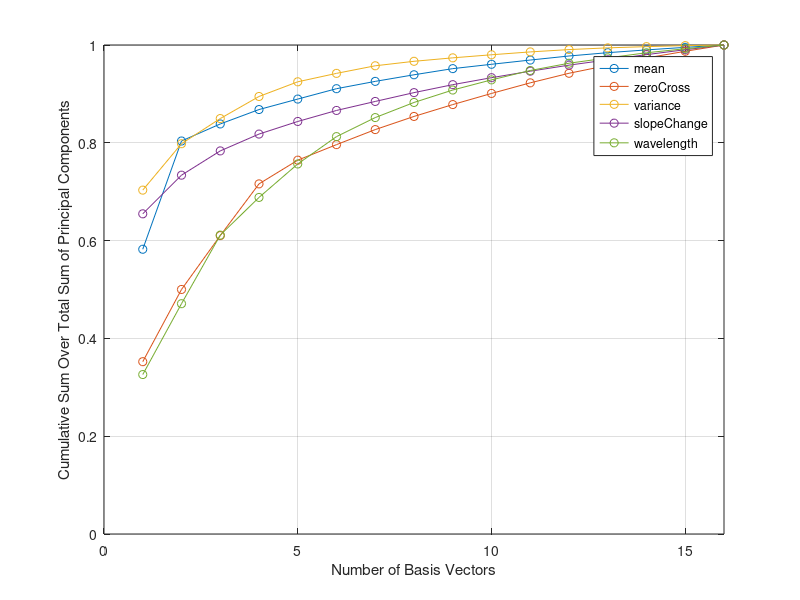

Write MATLAB code to recreate this figure.
%% Play around with PCA

clear; close all; clc;

%% Import
load crouch_featurized1.mat
load fastWalk_featurized1.mat
load slowWalk_featurized1.mat
load sitting_featurized1.mat
load standing_featurized1.mat

%% Reshape the training data into the same format as in the example code

parfor i = 1:1200
    trainingData(i,:) = reshape(crouch_feat1(:,:,i), 1, 80);
    trainingLabels{i} = 'crouch';
end

parfor i = 1:1200
    trainingData(i+1200,:) = reshape(fastWalk_feat1(:,:,i), 1, 80);
    trainingLabels{i+1200} = 'fastWalk';
end

parfor i = 1:1200
    trainingData(i+2400,:) = reshape(sitting_feat1(:,:,i), 1, 80);
    trainingLabels{i+2400} = 'sitting';
end

parfor i = 1:1200
    trainingData(i+3600,:) = reshape(slowWalk_feat1(:,:,i), 1, 80);
    trainingLabels{i+3600} = 'slowWalk';
end

parfor i = 1:1200
    trainingData(i+4800,:) = reshape(standing_feat1(:,:,i), 1, 80);
    trainingLabels{i+4800} = 'standing';
end

trainingLabels = trainingLabels';

%% Reshape the testing data 

parfor i = 1:1200
    testingData(i,:) = reshape(crouch_feat1(:,:,i+1200), 1, 80);
    testingLabels{i} = 'crouch';
end

parfor i = 1:1200
    testingData(i+1200,:) = reshape(fastWalk_feat1(:,:,i+1200), 1, 80);
    testingLabels{i+1200} = 'fastWalk';
end

parfor i = 1:1200
    testingData(i+2400,:) = reshape(sitting_feat1(:,:,i+1200), 1, 80);
    testingLabels{i+2400} = 'sitting';
end

parfor i = 1:1200
    testingData(i+3600,:) = reshape(slowWalk_feat1(:,:,i+1200), 1, 80);
    testingLabels{i+3600} = 'slowWalk';
end

parfor i = 1:1200
    testingData(i+4800,:) = reshape(standing_feat1(:,:,i+1200), 1, 80);
    testingLabels{i+4800} = 'standing';
end

testingLabels = testingLabels';

%% Now break things up by feature

meanData = testingData(:,1:5:end);
zCrossData = testingData(:,2:5:end);
varData = testingData(:,3:5:end);
sChangeData = testingData(:,4:5:end);
wavlData = testingData(:,5:5:end);

%% SVD all of the things

[u1, s1, v1] = svd(meanData);
[u2, s2, v2] = svd(zCrossData);
[u3, s3, v3] = svd(varData);
[u4, s4, v4] = svd(sChangeData);
[u5, s5, v5] = svd(wavlData);

%% Look at powers
sensors = 1:16;
meanTotPow = 0;
zCrossTotPow = 0;
varTotPow = 0;
sChangeTotPow = 0;
wavlTotPow = 0;
for i = 1:16
    meanPCs(i) = s1(i,i);
    meanTotPow = meanTotPow + meanPCs(i);
    zCrossPCs(i) = s2(i,i);
    zCrossTotPow = zCrossTotPow + zCrossPCs(i);
    varPCs(i) = s3(i,i);
    varTotPow = varTotPow + varPCs(i);
    sChangePCs(i) = s4(i,i);
    sChangeTotPow = sChangeTotPow + sChangePCs(i);
    wavlPCs(i) = s5(i,i);
    wavlTotPow = wavlTotPow + wavlPCs(i);
end

meanCumPow = cumsum(meanPCs)./meanTotPow;
zCrossCumPow = cumsum(zCrossPCs)./zCrossTotPow;
varCumPow = cumsum(varPCs)./varTotPow;
sChangeCumPow = cumsum(sChangePCs)./sChangeTotPow;
wavlCumPow = cumsum(wavlPCs)./wavlTotPow;

figure; 
plot(sensors, meanCumPow,'-o'); 
hold on
grid on
plot(sensors, zCrossCumPow,'-o'); 
plot(sensors, varCumPow,'-o'); 
plot(sensors, sChangeCumPow,'-o'); 
plot(sensors, wavlCumPow,'-o');
legend('mean', 'zeroCross','variance','slopeChange','wavelength','Location','Best')
xlabel('Number of Basis Vectors')
ylabel('Cumulative Sum Over Total Sum of Principal Components')
axis([0 16 0 1])



